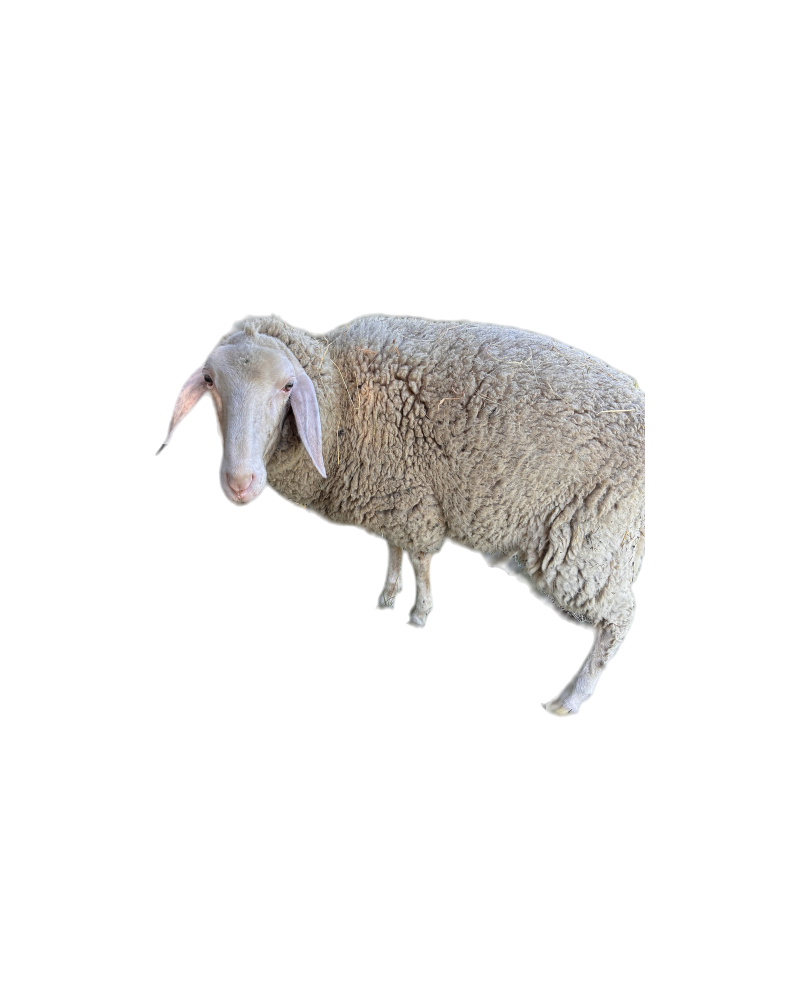
#> input picture dev/sheep-site/assets/sheep-normal.png, 1600 x 2000 px (shown at 1/2 size); the run also reads 1 picture not shown here
$ python paint_radiograph.py
#> lines starting #> are read from the running program, lines starting #| are printed output that depends on the picture; after the words box and inside, x2 and y2 are one past the last pixel; in counts of white or black regions, pixels touching at a corner belong together
#!/usr/bin/env python3
"""Paint a new radiographic plate inside the existing sheep silhouette.

The normal PNG is not rewritten. The x-ray alpha is copied from it exactly.
"""

from __future__ import annotations

import hashlib
from pathlib import Path

import cv2
import numpy as np
from PIL import Image

ROOT = Path(__file__).resolve().parents[1]
NORMAL = ROOT / "assets" / "sheep-normal.png"
XRAY = ROOT / "assets" / "sheep-xray.png"
OLD_HASH = "e95f98ae25bf440f"


def capsule(density: np.ndarray, p0, p1, radius: float, gain: float = 1.0) -> None:
    h, w = density.shape
    p0 = np.asarray(p0, np.float32)
    p1 = np.asarray(p1, np.float32)
    vec = p1 - p0
    length = float(np.hypot(vec[0], vec[1])) + 1e-6
    direction = vec / length
    normal = np.array([-direction[1], direction[0]], np.float32)
    pad = int(radius) + 3
    x0 = max(0, int(min(p0[0], p1[0]) - pad))
    x1 = min(w, int(max(p0[0], p1[0]) + pad) + 1)
    y0 = max(0, int(min(p0[1], p1[1]) - pad))
    y1 = min(h, int(max(p0[1], p1[1]) + pad) + 1)
    if x1 <= x0 or y1 <= y0:
        return
    yy, xx = np.mgrid[y0:y1, x0:x1]
    relx = xx - p0[0]
    rely = yy - p0[1]
    t = np.clip((relx * direction[0] + rely * direction[1]) / length, 0, 1)
    cx = p0[0] + t * vec[0]
    cy = p0[1] + t * vec[1]
    dx = xx - cx
    dy = yy - cy
    dist = np.hypot(dx, dy)
    unit = dist / radius
    inside = unit <= 1.0
    # Smooth cross-section: dense cortex, softer marrow, no hard outline.
    cortex = np.exp(-((unit - 0.8) ** 2) / 0.016)
    marrow = np.exp(-(unit ** 2) / 0.36)
    light = 0.78 + 0.22 * np.clip((dx * normal[0] + dy * normal[1]) / max(radius, 1), -1, 1)
    value = (0.7 * marrow + 1.25 * cortex) * light * gain
    density[y0:y1, x0:x1] += np.where(unit <= 1.15, value, 0)


def disc(density: np.ndarray, center, rx: float, ry: float, angle: float, gain: float = 1.0) -> None:
    h, w = density.shape
    cx, cy = center
    pad = int(max(rx, ry)) + 3
    x0 = max(0, int(cx - pad))
    x1 = min(w, int(cx + pad) + 1)
    y0 = max(0, int(cy - pad))
    y1 = min(h, int(cy + pad) + 1)
    if x1 <= x0 or y1 <= y0:
        return
    yy, xx = np.mgrid[y0:y1, x0:x1]
    ang = np.deg2rad(angle)
    dx = xx - cx
    dy = yy - cy
    lx = dx * np.cos(ang) + dy * np.sin(ang)
    ly = -dx * np.sin(ang) + dy * np.cos(ang)
    unit = np.hypot(lx / rx, ly / ry)
    inside = unit <= 1
    cortex = np.exp(-((unit - 0.78) ** 2) / 0.02)
    marrow = np.exp(-(unit ** 2) / 0.34)
    light = 0.78 + 0.22 * np.clip(lx / max(rx, 1), -1, 1)
    value = (0.72 * marrow + 1.2 * cortex) * light * gain
    density[y0:y1, x0:x1] += np.where(unit <= 1.1, value, 0)


def darken(density: np.ndarray, center, rx: float, ry: float, amount: float = 0.72) -> None:
    h, w = density.shape
    cx, cy = center
    x0 = max(0, int(cx - rx - 2))
    x1 = min(w, int(cx + rx + 3))
    y0 = max(0, int(cy - ry - 2))
    y1 = min(h, int(cy + ry + 3))
    yy, xx = np.mgrid[y0:y1, x0:x1]
    unit = np.hypot((xx - cx) / rx, (yy - cy) / ry)
    keep = np.where(unit <= 1, 1 - amount * np.clip(1 - unit, 0, 1), 1)
    density[y0:y1, x0:x1] *= keep


def quad(p0, p1, p2, n=18):
    pts = []
    for t in np.linspace(0, 1, n):
        x = (1 - t) ** 2 * p0[0] + 2 * (1 - t) * t * p1[0] + t ** 2 * p2[0]
        y = (1 - t) ** 2 * p0[1] + 2 * (1 - t) * t * p1[1] + t ** 2 * p2[1]
        pts.append((float(x), float(y)))
    return pts


def tube(density, pts, r0, r1, gain=1.0):
    """One continuous bone along a curve, not a chain of outlined segments."""
    pts = np.asarray(pts, np.float32)
    if len(pts) < 2:
        return
    h, w = density.shape
    radius_max = max(r0, r1)
    pad = int(radius_max) + 4
    x0 = max(0, int(pts[:, 0].min()) - pad)
    x1 = min(w, int(pts[:, 0].max()) + pad + 1)
    y0 = max(0, int(pts[:, 1].min()) - pad)
    y1 = min(h, int(pts[:, 1].max()) + pad + 1)
    if x1 <= x0 or y1 <= y0:
        return
    yy, xx = np.mgrid[y0:y1, x0:x1]
    nearest = np.full(yy.shape, 1e9, np.float32)
    travel = np.zeros(yy.shape, np.float32)
    light = np.zeros(yy.shape, np.float32)
    span = 0.0
    lengths = [float(np.hypot(*(pts[i + 1] - pts[i]))) for i in range(len(pts) - 1)]
    total = sum(lengths) + 1e-6
    walked = 0.0
    for i, length in enumerate(lengths):
        p0, p1 = pts[i], pts[i + 1]
        vec = p1 - p0
        direction = vec / (length + 1e-6)
        normal = np.array([-direction[1], direction[0]], np.float32)
        relx = xx - p0[0]
        rely = yy - p0[1]
        t = np.clip((relx * direction[0] + rely * direction[1]) / (length + 1e-6), 0, 1)
        cx = p0[0] + t * vec[0]
        cy = p0[1] + t * vec[1]
        dx = xx - cx
        dy = yy - cy
        dist = np.hypot(dx, dy)
        closer = dist < nearest
        nearest = np.where(closer, dist, nearest)
        travel = np.where(closer, (walked + t * length) / total, travel)
        light = np.where(closer, dx * normal[0] + dy * normal[1], light)
        walked += length
    radius = r0 + (r1 - r0) * travel
    unit = nearest / np.maximum(radius, 1)
    marrow = np.exp(-(unit ** 2) / 0.34)
    cortex = np.exp(-((unit - 0.8) ** 2) / 0.014)
    shade = 0.78 + 0.22 * np.clip(light / np.maximum(radius, 1), -1, 1)
    value = (0.7 * marrow + 1.25 * cortex) * shade * gain
    density[y0:y1, x0:x1] += np.where(unit <= 1.12, value, 0)


def paint_carrot(rgb: np.ndarray, mask: np.ndarray, dist: np.ndarray) -> None:
    """Photograph of a real carrot, placed in the abdomen and clipped to the wool."""
    src = np.array(Image.open(ROOT / "source" / "carrot.jpg").convert("RGB"))
    peak = src.max(axis=2).astype(np.float32)
    alpha = np.clip((peak - 12.0) / 22.0, 0, 1)
    alpha[peak < 16] = 0
    alpha = cv2.GaussianBlur(alpha, (0, 0), 0.45)
    cut = Image.fromarray(np.dstack([src, (alpha * 255).astype(np.uint8)]), "RGBA")
    target_h = 268
    cut = cut.resize((max(1, int(cut.width * target_h / cut.height)), target_h), Image.Resampling.LANCZOS)
    cut = cut.rotate(-16, expand=True, resample=Image.Resampling.BICUBIC)
    sprite = np.array(cut).astype(np.float32)
    sh, sw = sprite.shape[:2]
    cx, cy = 910, 1105
    x0, y0 = int(cx - sw / 2), int(cy - sh / 2)
    x1, y1 = x0 + sw, y0 + sh
    h, w = mask.shape
    sx0, sy0 = max(0, -x0), max(0, -y0)
    sx1, sy1 = sw - max(0, x1 - w), sh - max(0, y1 - h)
    x0, y0 = max(0, x0), max(0, y0)
    x1, y1 = min(w, x1), min(h, y1)
    patch = sprite[sy0:sy1, sx0:sx1]
    # A softer belly behind the root, so it sits in the stomach.
    yy, xx = np.mgrid[y0:y1, x0:x1]
    cavity = np.exp(-(((xx - cx) / 92.0) ** 2 + ((yy - (cy + 18)) / 78.0) ** 2))
    under = rgb[y0:y1, x0:x1].astype(np.float32)
    under *= 1.0 - cavity[..., None] * 0.22
    cover = patch[:, :, 3] / 255.0
    cover *= np.clip(dist[y0:y1, x0:x1] / 16.0, 0, 1)
    cover *= mask[y0:y1, x0:x1]
    rgb[y0:y1, x0:x1] = np.clip(under * (1.0 - cover[..., None]) + patch[:, :, :3] * cover[..., None], 0, 255)


def main() -> None:
    normal = Image.open(NORMAL).convert("RGBA")
#> normal is the input picture: PIL image 1600x2000 RGBA; mean R, G, B, A 21, 20.2, 19.4, 31.9
    arr = np.array(normal)
    alpha = arr[:, :, 3]
    mask = alpha > 32
#> mask: shape (2000, 1600) bool; 12.9% white; 1 white region, box (x1, y1, x2, y2) and area: (311, 625, 1290, 1435) 413449
    rgb = arr[:, :, :3].astype(np.float32)
    gray = rgb[:, :, 0] * 0.2126 + rgb[:, :, 1] * 0.7152 + rgb[:, :, 2] * 0.0722
    gray = cv2.GaussianBlur(gray, (0, 0), 0.9)
    dist = cv2.distanceTransform(mask.astype(np.uint8), cv2.DIST_L2, 5)
    dist_n = dist / max(1.0, float(dist.max()))
    grain = gray - cv2.GaussianBlur(gray, (0, 0), 2.6)
    tone = np.clip(0.08 + (gray / 255.0) * 0.55 * (1.12 - 0.42 * dist_n) + grain / 280.0, 0.03, 1)
    tissue = np.zeros_like(rgb)
    tissue[:, :, 0] = 8 + tone * 46
    tissue[:, :, 1] = 18 + tone * 62
    tissue[:, :, 2] = 36 + tone * 78
    rng = np.random.default_rng(19)
    tissue += rng.normal(0, 2.4, tissue.shape) * (0.45 + dist_n[:, :, None])

    h, w = mask.shape
#> h = 2000; w = 1600
    bone = np.zeros((h, w), np.float32)

    # Spine: neck behind the skull, back under the topline, sacrum in the rump.
    spine = [(640, 880), (700, 740), (790, 620), (900, 530), (1020, 500), (1130, 560), (1190, 680)]
    for a, b in zip(spine, spine[1:]):
        capsule(bone, a, b, 22, 0.9)
    for i, p in enumerate(spine):
        disc(bone, p, 30, 22, -16 + i * 6, 1.05)
        ang = np.deg2rad(-80 + i * 7)
        tip = (p[0] + np.cos(ang) * 34, p[1] + np.sin(ang) * 28)
        capsule(bone, p, tip, 8, 0.75)

    for i in range(13):
        t = i / 12
        root = (720 + t * 400, 770 - t * 210)
        end = (root[0] - 30 - i * 5, root[1] + 190 + i * 14)
        ctrl = (root[0] - 150, root[1] + 100 + i * 5)
        tube(bone, quad(root, ctrl, end, 28), 16, 8, 1.05)
        # Far-side rib, offset and fainter, so the cage has depth.
        root2 = (root[0] + 28, root[1] + 18)
        end2 = (end[0] + 36, end[1] + 22)
        ctrl2 = (ctrl[0] + 18, ctrl[1] + 16)
        tube(bone, quad(root2, ctrl2, end2, 28), 11, 6, 0.48)
        disc(bone, root, 9, 7, 20, 0.7)

    # Sternum and costal cartilage, softer than cortical bone.
    tube(bone, quad((690, 980), (820, 1120), (980, 1185), 16), 15, 9, 0.55)
#> after the loop in tube (call 27), `for i, length in enumerate(lengths):`:
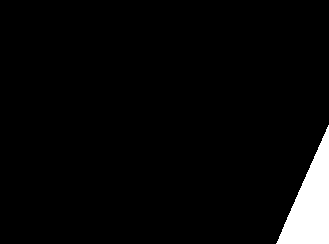
#> closer: shape (244, 329) bool; 4% white; 1 white region, box (x1, y1, x2, y2) and area: (276, 125, 329, 244) 3201
    disc(bone, (760, 980), 78, 120, -28, 0.42)
    disc(bone, (650, 1140), 46, 96, -22, 0.8)
    disc(bone, (910, 1100), 42, 90, 14, 0.75)

    disc(bone, (1125, 700), 92, 48, 16, 0.78)
    capsule(bone, (1040, 640), (1230, 620), 16, 0.85)
    capsule(bone, (1085, 720), (1230, 820), 14, 0.8)

    limbs = [
        [(620, 1260), (600, 1420), (588, 1565), (580, 1685), (590, 1775)],
        [(860, 1230), (845, 1400), (828, 1545), (812, 1655), (804, 1725)],
    ]
    for chain in limbs:
        radii = [22, 18, 15, 13, 16]
        for a, b, ra, rb in zip(chain, chain[1:], radii, radii[1:]):
            mid = ((a[0] + b[0]) / 2 - 4, (a[1] + b[1]) / 2)
            tube(bone, quad(a, mid, b, 10), ra, rb, 1.0)
        for p, r in zip(chain, radii):
            disc(bone, p, r + 4, r + 3, 0, 1.05)
        hoof = chain[-1]
        disc(bone, (hoof[0], hoof[1] + 10), 18, 12, 6, 0.9)

    disc(bone, (515, 870), 92, 74, -8, 1.0)
    disc(bone, (498, 980), 44, 50, 8, 0.88)
    tube(bone, quad((425, 970), (495, 1105), (610, 1035), 18), 12, 7, 0.95)
#> after the loop in tube (call 36), `for i, length in enumerate(lengths):`:
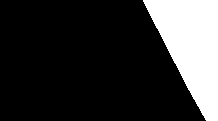
#> closer: shape (121, 218) bool; 20.3% white; 1 white region, box (x1, y1, x2, y2) and area: (143, 0, 218, 121) 5364
#> after the loop in tube (call 36), `for i, length in enumerate(lengths):`:
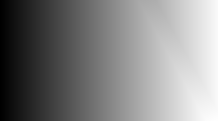
#> dx: shape (121, 218) float64; min -187.6, max 20.52, mean -81.4; drawn with min black and max white
#> after the loop in tube (call 36), `for i, length in enumerate(lengths):`:
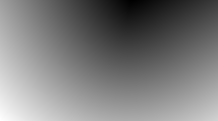
#> light: shape (121, 218) float64; min -103.9, max 72.76, mean -18.2; drawn with min black and max white
#> after the loop in tube (call 36), `for i, length in enumerate(lengths):`:
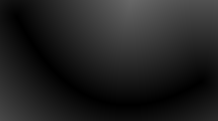
#> nearest: shape (121, 218) float64; min 0, max 103.9, mean 33.4
#> after the loop in tube (call 36), `for i, length in enumerate(lengths):`:
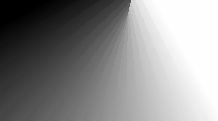
#> travel: shape (121, 218) float64; min 0, max 1, mean 0.545
    for x in range(446, 604, 22):
        capsule(bone, (x, 1032), (x, 1084), 8.0, 1.25)
        capsule(bone, (x + 1, 1080), (x + 2, 1112), 4.2, 0.9)
    darken(bone, (462, 905), 22, 16, 0.88)
    darken(bone, (558, 892), 18, 14, 0.84)
    darken(bone, (500, 1005), 14, 20, 0.6)

    # Fine grain, then a tight unsharp so a phone loupe stays crisp.
    noise = rng.random((h // 2, w // 2)).astype(np.float32)
    noise = cv2.resize(noise, (w, h), interpolation=cv2.INTER_CUBIC)
    noise = cv2.GaussianBlur(noise, (0, 0), 0.55)
    soft = cv2.GaussianBlur(bone, (0, 0), 0.9)
    edge = np.clip(bone - cv2.GaussianBlur(bone, (0, 0), 2.0), 0, None)
    bone = soft * (0.84 + 0.28 * noise) + edge * 1.35
    bone *= mask
    film = 1.0 - np.exp(-np.clip(bone, 0, None) * 0.72)
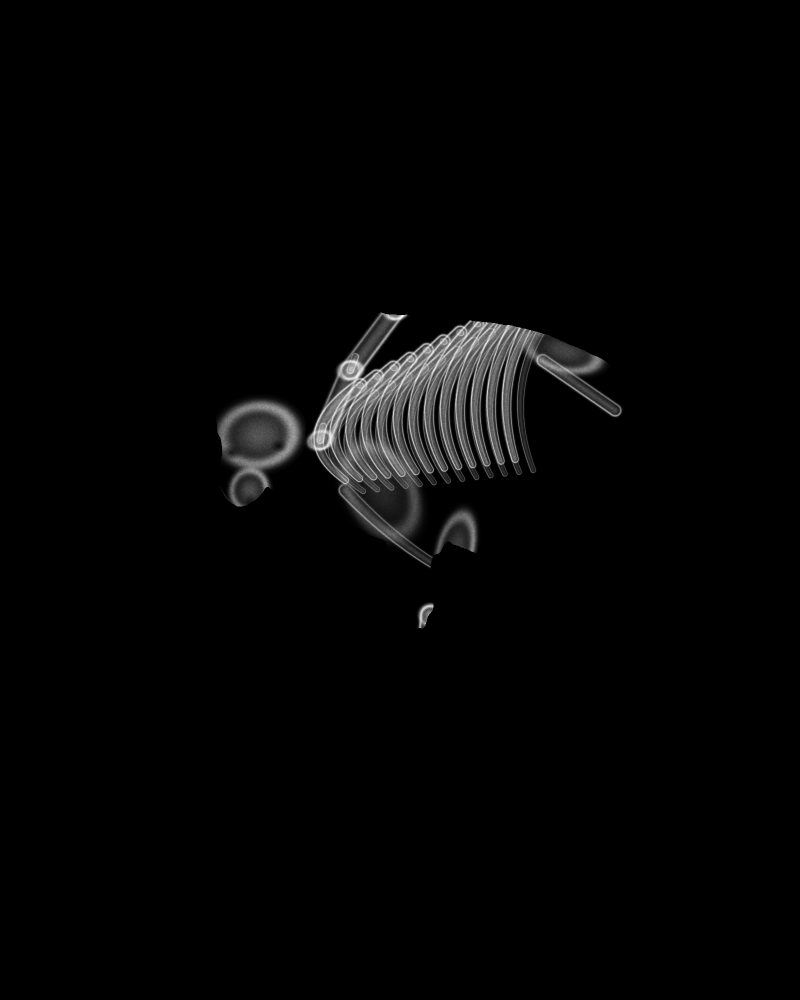
#> film: shape (2000, 1600) float32 (shown at 1/2 size); min 0, max 0.962, mean 0.0189
    low = cv2.GaussianBlur(film, (0, 0), 1.35)
    film = np.clip(film + (film - low) * 1.05, 0, 1)

    k = film[..., None]
    bone_rgb = np.zeros_like(tissue)
    bone_rgb[:, :, 0] = 150 + film * 95
    bone_rgb[:, :, 1] = 190 + film * 60
    bone_rgb[:, :, 2] = 220 + film * 35
    out_rgb = tissue * (1 - k * 0.9) + bone_rgb * (k * 0.9)
    out_rgb = np.clip(out_rgb, 0, 255).astype(np.uint8)
    before = out_rgb.copy()
    paint_carrot(out_rgb, mask, dist)
    # Solid bone stays in front of the stomach so the root reads as inside.
    cover = np.clip((film - 0.55) / 0.35, 0, 1)[..., None]
    out_rgb = np.clip(out_rgb * (1.0 - cover) + before * cover, 0, 255).astype(np.uint8)
    out = np.dstack([out_rgb, alpha])
    out[alpha == 0] = 0
    if not np.array_equal(out[:, :, 3], alpha):
        raise SystemExit("alpha drifted")
    image = Image.fromarray(out, "RGBA")
    image.save(XRAY, "PNG")
    digest = hashlib.sha256(XRAY.read_bytes()).hexdigest()
    if digest.startswith(OLD_HASH):
        raise SystemExit("x-ray hash did not change")
    print("xray", digest[:16], XRAY.stat().st_size)


if __name__ == "__main__":
    main()
